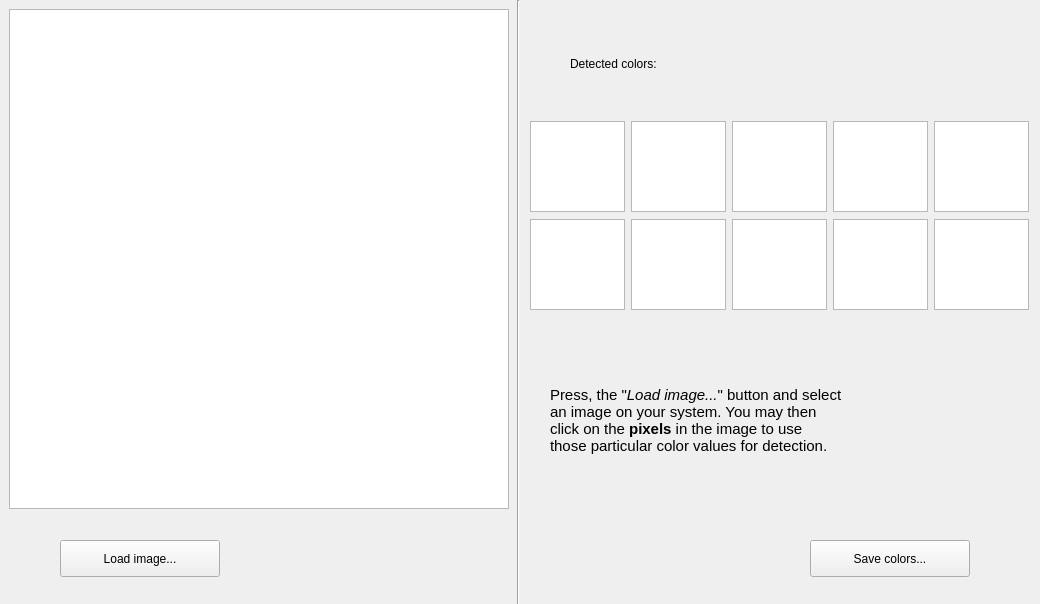
<?xml version="1.0" encoding="UTF-8"?>
<ui version="4.0">
 <class>Form</class>
 <widget class="QWidget" name="Form">
  <property name="geometry">
   <rect>
    <x>0</x>
    <y>0</y>
    <width>1040</width>
    <height>604</height>
   </rect>
  </property>
  <property name="sizePolicy">
   <sizepolicy hsizetype="Fixed" vsizetype="Fixed">
    <horstretch>0</horstretch>
    <verstretch>0</verstretch>
   </sizepolicy>
  </property>
  <property name="minimumSize">
   <size>
    <width>1040</width>
    <height>604</height>
   </size>
  </property>
  <property name="maximumSize">
   <size>
    <width>1040</width>
    <height>604</height>
   </size>
  </property>
  <property name="windowTitle">
   <string>Form</string>
  </property>
  <widget class="QGraphicsView" name="grObjectImage">
   <property name="geometry">
    <rect>
     <x>9</x>
     <y>9</y>
     <width>500</width>
     <height>500</height>
    </rect>
   </property>
  </widget>
  <widget class="QPushButton" name="btnLoadImage">
   <property name="geometry">
    <rect>
     <x>60</x>
     <y>540</y>
     <width>160</width>
     <height>37</height>
    </rect>
   </property>
   <property name="text">
    <string>Load image...</string>
   </property>
  </widget>
  <widget class="Line" name="line">
   <property name="geometry">
    <rect>
     <x>510</x>
     <y>0</y>
     <width>16</width>
     <height>697</height>
    </rect>
   </property>
   <property name="orientation">
    <enum>Qt::Vertical</enum>
   </property>
  </widget>
  <widget class="QWidget" name="gridLayoutWidget">
   <property name="geometry">
    <rect>
     <x>530</x>
     <y>120</y>
     <width>501</width>
     <height>191</height>
    </rect>
   </property>
   <layout class="QGridLayout" name="gridLayoutColors">
    <item row="0" column="1">
     <widget class="QGraphicsView" name="grColor2">
      <property name="sizePolicy">
       <sizepolicy hsizetype="Fixed" vsizetype="Fixed">
        <horstretch>0</horstretch>
        <verstretch>0</verstretch>
       </sizepolicy>
      </property>
      <property name="minimumSize">
       <size>
        <width>95</width>
        <height>91</height>
       </size>
      </property>
      <property name="maximumSize">
       <size>
        <width>95</width>
        <height>91</height>
       </size>
      </property>
     </widget>
    </item>
    <item row="0" column="3">
     <widget class="QGraphicsView" name="grColor4">
      <property name="sizePolicy">
       <sizepolicy hsizetype="Fixed" vsizetype="Fixed">
        <horstretch>0</horstretch>
        <verstretch>0</verstretch>
       </sizepolicy>
      </property>
      <property name="minimumSize">
       <size>
        <width>95</width>
        <height>91</height>
       </size>
      </property>
      <property name="maximumSize">
       <size>
        <width>95</width>
        <height>91</height>
       </size>
      </property>
     </widget>
    </item>
    <item row="0" column="0">
     <widget class="QGraphicsView" name="grColor1">
      <property name="sizePolicy">
       <sizepolicy hsizetype="Fixed" vsizetype="Fixed">
        <horstretch>0</horstretch>
        <verstretch>0</verstretch>
       </sizepolicy>
      </property>
      <property name="minimumSize">
       <size>
        <width>95</width>
        <height>91</height>
       </size>
      </property>
      <property name="maximumSize">
       <size>
        <width>95</width>
        <height>91</height>
       </size>
      </property>
     </widget>
    </item>
    <item row="0" column="4">
     <widget class="QGraphicsView" name="grColor5">
      <property name="sizePolicy">
       <sizepolicy hsizetype="Fixed" vsizetype="Fixed">
        <horstretch>0</horstretch>
        <verstretch>0</verstretch>
       </sizepolicy>
      </property>
      <property name="minimumSize">
       <size>
        <width>95</width>
        <height>91</height>
       </size>
      </property>
      <property name="maximumSize">
       <size>
        <width>95</width>
        <height>91</height>
       </size>
      </property>
     </widget>
    </item>
    <item row="0" column="2">
     <widget class="QGraphicsView" name="grColor3">
      <property name="sizePolicy">
       <sizepolicy hsizetype="Fixed" vsizetype="Fixed">
        <horstretch>0</horstretch>
        <verstretch>0</verstretch>
       </sizepolicy>
      </property>
      <property name="minimumSize">
       <size>
        <width>95</width>
        <height>91</height>
       </size>
      </property>
      <property name="maximumSize">
       <size>
        <width>95</width>
        <height>91</height>
       </size>
      </property>
     </widget>
    </item>
    <item row="1" column="0">
     <widget class="QGraphicsView" name="grColor6">
      <property name="sizePolicy">
       <sizepolicy hsizetype="Fixed" vsizetype="Fixed">
        <horstretch>0</horstretch>
        <verstretch>0</verstretch>
       </sizepolicy>
      </property>
      <property name="minimumSize">
       <size>
        <width>95</width>
        <height>91</height>
       </size>
      </property>
      <property name="maximumSize">
       <size>
        <width>95</width>
        <height>91</height>
       </size>
      </property>
     </widget>
    </item>
    <item row="1" column="1">
     <widget class="QGraphicsView" name="grColor7">
      <property name="sizePolicy">
       <sizepolicy hsizetype="Fixed" vsizetype="Fixed">
        <horstretch>0</horstretch>
        <verstretch>0</verstretch>
       </sizepolicy>
      </property>
      <property name="minimumSize">
       <size>
        <width>95</width>
        <height>91</height>
       </size>
      </property>
      <property name="maximumSize">
       <size>
        <width>95</width>
        <height>91</height>
       </size>
      </property>
     </widget>
    </item>
    <item row="1" column="2">
     <widget class="QGraphicsView" name="grColor8">
      <property name="sizePolicy">
       <sizepolicy hsizetype="Fixed" vsizetype="Fixed">
        <horstretch>0</horstretch>
        <verstretch>0</verstretch>
       </sizepolicy>
      </property>
      <property name="minimumSize">
       <size>
        <width>95</width>
        <height>91</height>
       </size>
      </property>
      <property name="maximumSize">
       <size>
        <width>95</width>
        <height>91</height>
       </size>
      </property>
     </widget>
    </item>
    <item row="1" column="3">
     <widget class="QGraphicsView" name="grColor9">
      <property name="sizePolicy">
       <sizepolicy hsizetype="Fixed" vsizetype="Fixed">
        <horstretch>0</horstretch>
        <verstretch>0</verstretch>
       </sizepolicy>
      </property>
      <property name="minimumSize">
       <size>
        <width>95</width>
        <height>91</height>
       </size>
      </property>
      <property name="maximumSize">
       <size>
        <width>95</width>
        <height>91</height>
       </size>
      </property>
     </widget>
    </item>
    <item row="1" column="4">
     <widget class="QGraphicsView" name="grColor10">
      <property name="sizePolicy">
       <sizepolicy hsizetype="Fixed" vsizetype="Fixed">
        <horstretch>0</horstretch>
        <verstretch>0</verstretch>
       </sizepolicy>
      </property>
      <property name="minimumSize">
       <size>
        <width>95</width>
        <height>91</height>
       </size>
      </property>
      <property name="maximumSize">
       <size>
        <width>95</width>
        <height>91</height>
       </size>
      </property>
     </widget>
    </item>
   </layout>
  </widget>
  <widget class="QPushButton" name="btnSaveColors">
   <property name="geometry">
    <rect>
     <x>810</x>
     <y>540</y>
     <width>160</width>
     <height>37</height>
    </rect>
   </property>
   <property name="text">
    <string>Save colors...</string>
   </property>
  </widget>
  <widget class="QLabel" name="lblDetectedColors">
   <property name="geometry">
    <rect>
     <x>570</x>
     <y>50</y>
     <width>191</width>
     <height>27</height>
    </rect>
   </property>
   <property name="sizePolicy">
    <sizepolicy hsizetype="Minimum" vsizetype="Minimum">
     <horstretch>0</horstretch>
     <verstretch>0</verstretch>
    </sizepolicy>
   </property>
   <property name="text">
    <string>Detected colors:</string>
   </property>
  </widget>
  <widget class="QLabel" name="label">
   <property name="geometry">
    <rect>
     <x>550</x>
     <y>350</y>
     <width>451</width>
     <height>141</height>
    </rect>
   </property>
   <property name="sizePolicy">
    <sizepolicy hsizetype="Preferred" vsizetype="Preferred">
     <horstretch>0</horstretch>
     <verstretch>0</verstretch>
    </sizepolicy>
   </property>
   <property name="text">
    <string>&lt;html&gt;&lt;head/&gt;&lt;body&gt;&lt;p&gt;&lt;span style=&quot; font-size:11pt;&quot;&gt;Press, the &amp;quot;&lt;/span&gt;&lt;span style=&quot; font-size:11pt; font-style:italic;&quot;&gt;Load image...&lt;/span&gt;&lt;span style=&quot; font-size:11pt;&quot;&gt;&amp;quot; button and select&lt;br/&gt;an image on your system. You may then&lt;br/&gt;click on the &lt;/span&gt;&lt;span style=&quot; font-size:11pt; font-weight:600;&quot;&gt;pixels&lt;/span&gt;&lt;span style=&quot; font-size:11pt;&quot;&gt; in the image to use&lt;br/&gt;those particular color values for detection.&lt;/span&gt;&lt;/p&gt;&lt;/body&gt;&lt;/html&gt;</string>
   </property>
  </widget>
 </widget>
 <resources/>
 <connections/>
</ui>
